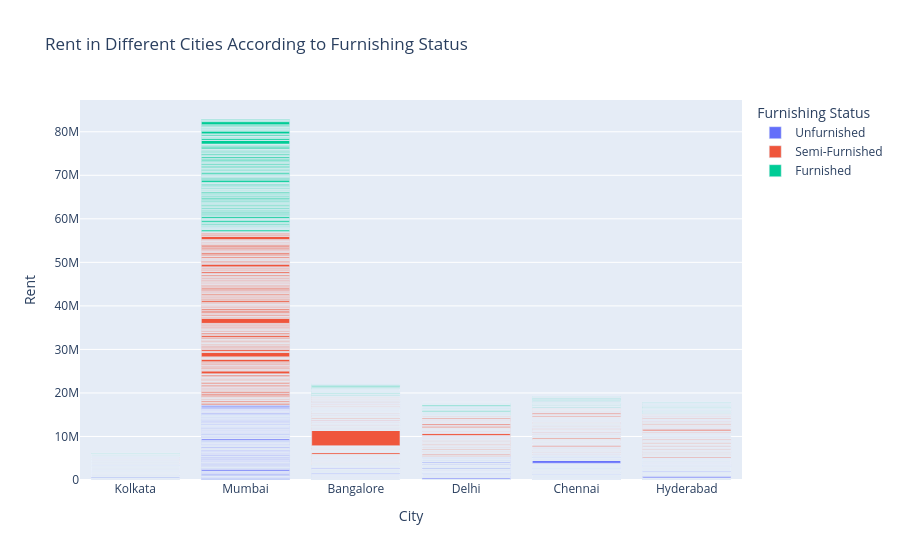

Notebook source saved alongside this figure:
### Code cell
figure = px.bar(data, x=data["City"], 
                y = data["Rent"], 
                color = data["Furnishing Status"],
            title="Rent in Different Cities According to Furnishing Status")
figure.show()

### Figure 1 — Plotly figure (JSON) as saved in the notebook; plotly's stock layout.template omitted (floating-point values rounded to 4 significant figures; data arrays with more than 128 entries replaced by an {"elided": "..."} marker saying what was removed)
{"data": [{"hovertemplate": "Furnishing Status=Unfurnished<br>City=%{x}<br>Rent=%{y}<extra></extra>", "legendgroup": "Unfurnished", "marker": {"color": "#636efa", "pattern": {"shape": ""}}, "name": "Unfurnished", "orientation": "v", "showlegend": true, "textposition": "auto", "type": "bar", "x": {"elided": "1815 str values"}, "xaxis": "x", "y": {"elided": "1815 int values"}, "yaxis": "y"}, {"hovertemplate": "Furnishing Status=Semi-Furnished<br>City=%{x}<br>Rent=%{y}<extra></extra>", "legendgroup": "Semi-Furnished", "marker": {"color": "#EF553B", "pattern": {"shape": ""}}, "name": "Semi-Furnished", "orientation": "v", "showlegend": true, "textposition": "auto", "type": "bar", "x": {"elided": "2251 str values"}, "xaxis": "x", "y": {"elided": "2251 int values"}, "yaxis": "y"}, {"hovertemplate": "Furnishing Status=Furnished<br>City=%{x}<br>Rent=%{y}<extra></extra>", "legendgroup": "Furnished", "marker": {"color": "#00cc96", "pattern": {"shape": ""}}, "name": "Furnished", "orientation": "v", "showlegend": true, "textposition": "auto", "type": "bar", "x": {"elided": "680 str values"}, "xaxis": "x", "y": {"elided": "680 int values"}, "yaxis": "y"}], "layout": {"barmode": "relative", "legend": {"title": {"text": "Furnishing Status"}, "tracegroupgap": 0}, "title": {"text": "Rent in Different Cities According to Furnishing Status"}, "xaxis": {"anchor": "y", "domain": [0, 1], "title": {"text": "City"}}, "yaxis": {"anchor": "x", "domain": [0, 1], "title": {"text": "Rent"}}}}
